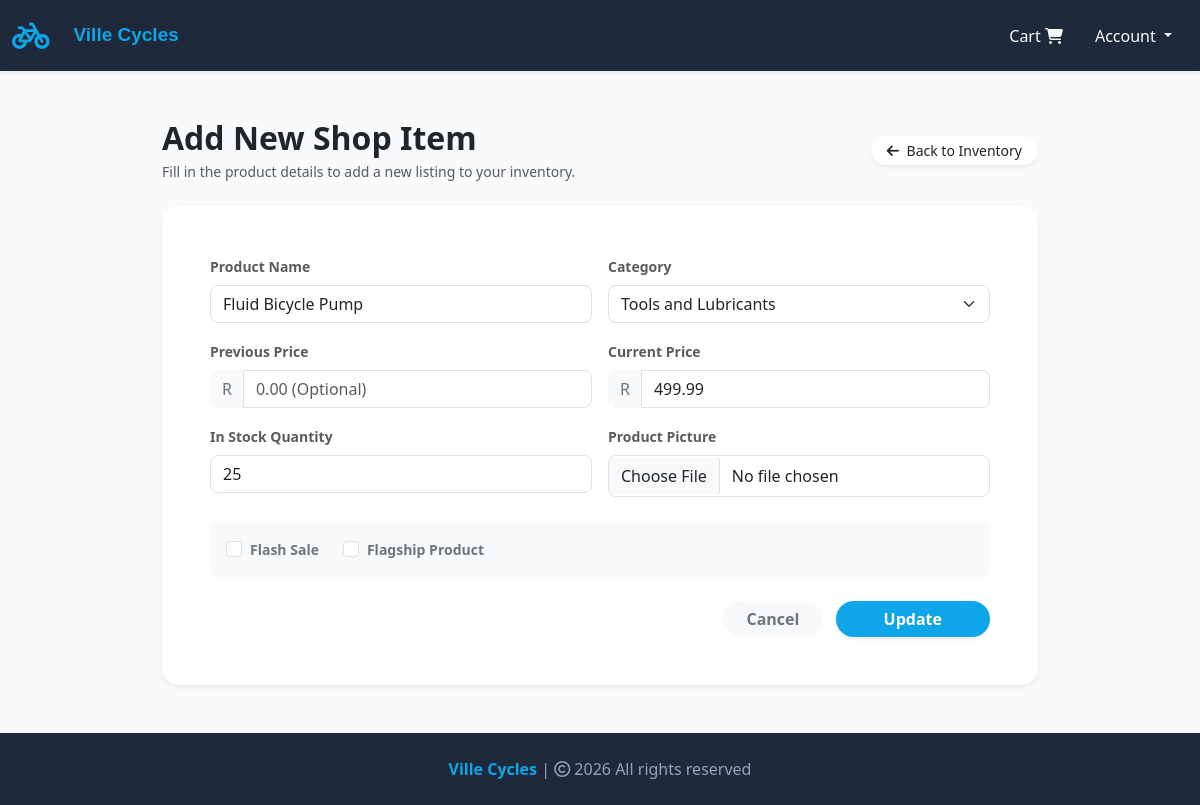
The page /update-item/13 (signed in) on the database as committed earlier.
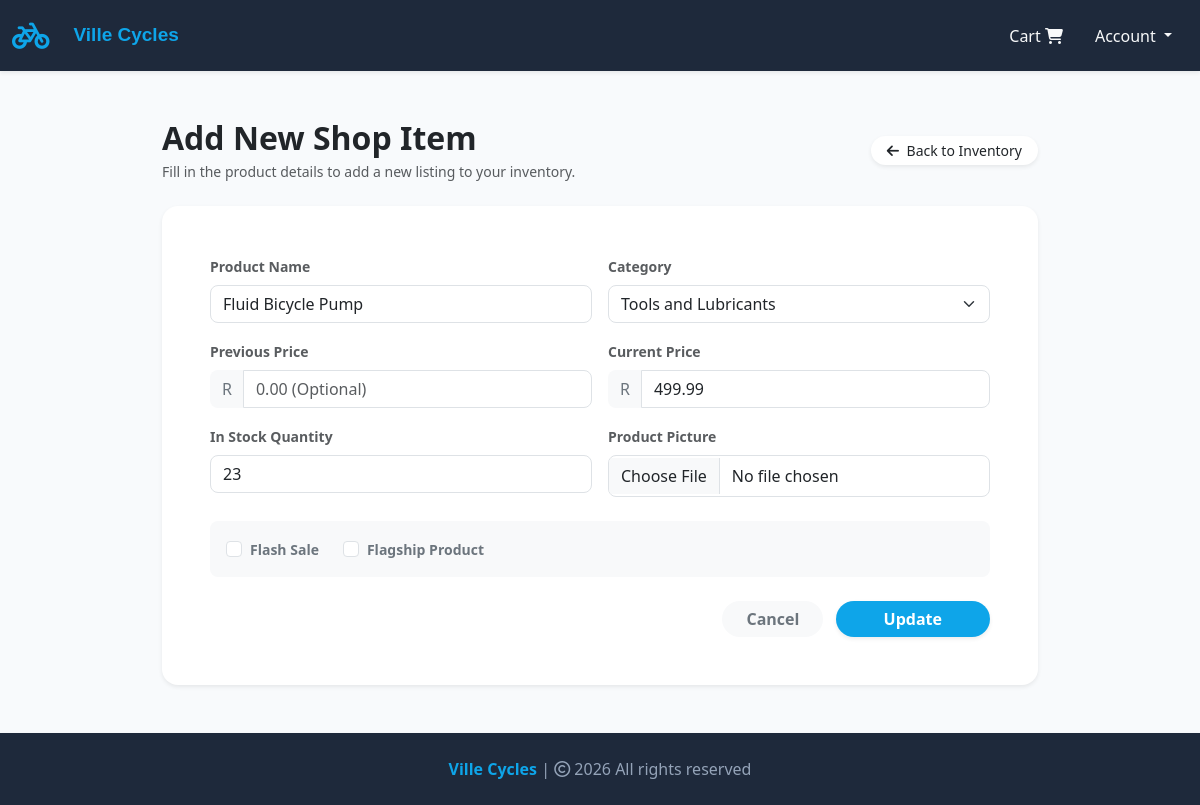
The same page on the database as committed later.
### website/models.py (models this page shows, shortened)
class Product(db.Model):
    __tablename__ = "products"
    id = db.Column(db.Integer, primary_key=True)
    product_name = db.Column(db.String(100), nullable=False)
    current_price = db.Column(db.Float, nullable=False)
    previous_price = db.Column(db.Float, nullable=True)
    description = db.Column(db.Text, nullable=True)
    in_stock = db.Column(db.Integer, nullable=False)
    product_picture = db.Column(db.String(1000), nullable=False)
    flash_sale = db.Column(db.Boolean, default=False)
    date_added = db.Column(db.DateTime, default=datetime.now)
    category_id = db.Column(db.Integer, db.ForeignKey("categories.id"), nullable=True)
    is_active = db.Column(db.Boolean, default=True, nullable=False)
    is_flagship = db.Column(db.Boolean, default=False, nullable=False)
    is_preowned = db.Column(db.Boolean, default=False, nullable=False)
    is_approved = db.Column(db.Boolean, default=False, nullable=False)
    seller_id = db.Column(
        db.Integer, db.ForeignKey("customers.id", ondelete="SET NULL"), nullable=True
    )
    customer_asking_price = db.Column(db.Float, nullable=True)
    shop_counter_price = db.Column(db.Float, nullable=True)
    admin_query_message = db.Column(db.Text, nullable=True)
    consignment_status = db.Column(
        db.String(50), default="pending_review", nullable=False
    )
    carts = db.relationship(
        "Cart", backref=db.backref("product", lazy=True), cascade="all, delete-orphan"
    )
    orders = db.relationship("Order", backref=db.backref("product", lazy=True))

### website/admin.py (the view, shortened to what this page needs)
@admin.route("/update-item/<int:item_id>", methods=["GET", "POST"])
@login_required
def update_item(item_id):
    if current_user.id == 1:
        item_to_update = Product.query.get_or_404(item_id)
        form = ShopItemsForm()
        if request.method == "GET":
            form.product_name.data = item_to_update.product_name
            form.previous_price.data = item_to_update.previous_price
            form.current_price.data = item_to_update.current_price
            form.in_stock.data = item_to_update.in_stock
            form.flash_sale.data = item_to_update.flash_sale
            form.category.data = item_to_update.category_id
            form.is_flagship.data = item_to_update.is_flagship
        return render_template("update_item.html", form=form, item=item_to_update)
    logger.warning(
        "Unauthorized access attempt to update item",
        extra={"user_id": current_user.id, "item_id": item_id},
    )
    return render_template("404.html")

### website/forms.py
class ShopItemsForm(FlaskForm):
    product_name = StringField("Name of Product", validators=[DataRequired()])
    current_price = FloatField("Current Price", validators=[DataRequired()])
    previous_price = FloatField(
        "Previous Price",
        validators=[Optional()],
        filters=[lambda x: x if x is not None else None],
    )
    in_stock = IntegerField("In Stock", validators=[DataRequired(), NumberRange(min=0)])
    category = SelectField("Category", coerce=int, validators=[DataRequired()])
    product_picture = FileField(
        "Product Picture",
        validators=[FileAllowed(["jpg", "jpeg", "png"], "Images only!")],
    )
    flash_sale = BooleanField("Flash Sale")
    is_flagship = BooleanField("Flagship")
    add_product = SubmitField("Add Product")
    update_product = SubmitField("Update")
    def __init__(self, *args, **kwargs):
        super(ShopItemsForm, self).__init__(*args, **kwargs)
        self.category.choices = [(cat.id, cat.name) for cat in Category.query.all()]

### website/models.py (called while the page is built)
    @property
    def is_admin(self):
        return self.role == "admin"

### website/templates/update_item.html (shortened to what this page needs)
{% extends 'base.html' %}
{% block body %}
<div class="container my-5" style="max-width: 900px;">
    <div class="d-flex justify-content-between align-items-center mb-4">
        <div>
            <h2 class="fw-bold mb-1 text-dark">Add New Shop Item</h2>
            <p class="text-muted small mb-0">Fill in the product details to add a new listing to your inventory.</p>
        </div>
        <a href="{{ url_for('admin.shop_items') }}"
            class="btn btn-outline-secondary btn-sm rounded-pill px-3 bg-white text-dark border-0 shadow-sm"
            onmouseover="this.style.backgroundColor='#F1F5F9'" onmouseout="this.style.backgroundColor='#FFFFFF'">
            <i class="fa-solid fa-arrow-left me-1"></i> Back to Inventory
        </a>
    </div>
    <div class="card shadow-sm border-0 rounded-4 overflow-hidden bg-white">
        <div class="card-body p-4 p-md-5">
            <form action="" method="POST" enctype="multipart/form-data">
                <div class="row g-3">
                    <div class="col-md-6">
                        <label class="form-label small fw-semibold text-muted">Product Name</label>
                        {{ form.product_name(class="form-control rounded-3 shadow-none", placeholder="Enter product
                        name") }}
                    </div>
                    <div class="col-md-6">
                        <label class="form-label small fw-semibold text-muted">Category</label>
                        {{ form.category(class="form-select rounded-3 shadow-none") }}
                    </div>
                    <div class="col-md-6">
                        <label class="form-label small fw-semibold text-muted">Previous Price</label>
                        <div class="input-group">
                            <span class="input-group-text bg-light border-0 rounded-start-3 text-secondary">R</span>
                            {{ form.previous_price(class="form-control rounded-end-3 shadow-none", placeholder="0.00 (Optional)") }}
                        </div>
                    </div>
                    <div class="col-md-6">
                        <label class="form-label small fw-semibold text-muted">Current Price</label>
                        <div class="input-group">
                            <span class="input-group-text bg-light border-0 rounded-start-3 text-secondary">R</span>
                            {{ form.current_price(class="form-control rounded-end-3 shadow-none", placeholder="0.00") }}
                        </div>
                    </div>
                    <div class="col-md-6">
                        <label class="form-label small fw-semibold text-muted">In Stock Quantity</label>
                        {{ form.in_stock(class="form-control rounded-3 shadow-none", placeholder="Enter quantity") }}
                    </div>
                    <div class="col-md-6">
                        <label class="form-label small fw-semibold text-muted">Product Picture</label>
                        {{ form.product_picture(class="form-control rounded-3 shadow-none py-2") }}
                    </div>
                    <div class="col-12 mt-4">
                        <div class="p-3 bg-light rounded-3 border-0 d-flex gap-4">
                            <div class="form-check mb-0">
                                {{ form.flash_sale(class="form-check-input shadow-none", style="cursor: pointer;") }}
                                <label class="form-check-label fw-semibold text-secondary small"
                                    for="{{ form.flash_sale.id }}" style="cursor: pointer;">
                                    Flash Sale
                                </label>
                            </div>
                            <div class="form-check mb-0">
                                {{ form.is_flagship(class="form-check-input shadow-none", style="cursor: pointer;") }}
                                <label class="form-check-label fw-semibold text-secondary small"
                                    for="{{ form.is_flagship.id }}" style="cursor: pointer;">
                                    Flagship Product
                                </label>
                            </div>
                        </div>
                    </div>
                    <div class="col-12 text-end mt-4">
                        <a href="{{ url_for('admin.shop_items') }}"
                            class="btn btn-light fw-semibold text-secondary rounded-pill px-4 me-2 border-0">Cancel</a>
                        {% if form.update_product %}
                        {{ form.update_product(class="btn fw-semibold text-white rounded-pill px-5 shadow-sm border-0",
                        style="background-color: #0EA5E9;") }}
                        {% else %}
                        <button type="submit" class="btn fw-semibold text-white rounded-pill px-5 shadow-sm border-0"
                            style="background-color: #0EA5E9;" onmouseover="this.style.backgroundColor='#0284C7'"
                            onmouseout="this.style.backgroundColor='#0EA5E9'">Add Product</button>
                        {% endif %}
                    </div>
                </div>
            </form>
        </div>
    </div>
</div>
{% endblock %}

### website/templates/base.html (shortened to what this page needs)
<!DOCTYPE html>
<html lang="en">
<head>
    <link rel="stylesheet"
        href="https://cdnjs.cloudflare.com/ajax/libs/bootstrap-icons/1.13.1/font/bootstrap-icons.min.css"
>
    <link rel="stylesheet" href="https://cdnjs.cloudflare.com/ajax/libs/font-awesome/6.4.0/css/all.min.css">
    <link rel="stylesheet" href="{{ url_for('static', filename='css/all.min.css') }}">
    <link rel="stylesheet" href="{{ url_for('static', filename='css/bootstrap.min.css') }}">
    <link rel="stylesheet" href="{{ url_for('static', filename='css/style.css') }}">
</head>
<body style="background-color: #F8FAFC; color: #0F172A; overflow-x: hidden;">
    <nav class="navbar navbar-expand-lg navbar-dark shadow-sm" style="background-color: #1E293B;">
        <div class="container-fluid">
            <a class="navbar-brand" href="/" style="color: #0EA5E9; font-size: 30px;">
                <i class="fa-solid fa-bicycle"></i>
            </a>
            <div class="collapse navbar-collapse" id="navbarSupportedContent">
                <ul class="navbar-nav me-auto mb-2 mb-lg-0">
                    <li class="nav-item">
                        <a class="nav-link active" aria-current="page" href="/"
                            style="font-family: sans-serif; font-weight: 600; font-size: 19px; color: #0EA5E9;">Ville
                            Cycles</a>
                    </li>
                </ul>
                <ul class="navbar-nav ms-auto mb-2 mb-lg-0 align-items-lg-center">
                    <li class="nav-item mx-2" id="items">
                        {% if cart | length < 1 %} <a class="nav-link text-light" href="/cart">
                             Cart
                            <i class="fa-solid fa-cart-shopping"></i>
                            </a>
                            {% else %}
                            <a class="nav-link text-light" href="/cart">
                                <span class="badge bg-success"></span> Cart
                                <i class="bi bi-{{ cart | length }}-square-fill" style="color: #0EA5E9;"></i>
                            </a>
                            {% endif %}
                    </li>
                    <li class="nav-item dropdown mx-2">
                        <a class="nav-link dropdown-toggle text-light" href="#" role="button" id="profileDropdown"
                            data-bs-toggle="dropdown" aria-expanded="false">
                            {% if current_user.is_authenticated and current_user.customer_profile %}
                            {{ current_user.customer_profile.first_name }}
                            {% else %}
                            Account
                            {% endif %}
                        </a>
                    </li>
                </ul>
            </div>
        </div>
    </nav>
    <main class="container-fluid px-0">
        {% block body %}
        {% endblock %}
    </main>
    <footer class="container-fluid text-center p-4 mt-5 shadow-sm" style="background-color: #1E293B; color: #94A3B8;">
        <a href="/" style="color: #0EA5E9; text-decoration: none; font-weight: 600;">Ville Cycles</a> | <span>
            <i class="fa-sharp fa-regular fa-copyright"></i></span> 2026 All rights reserved
    </footer>
</body>
</html>

### website/static/css/style.css (style rules this page uses)
.d-flex .btn { background: orange; border: 2px solid orange; border-radius: 8px; color: #fff; }

Rows that differ between the two databases and show on the page:
changed Product "Fluid Bicycle Pump": in_stock "25" → "23"
